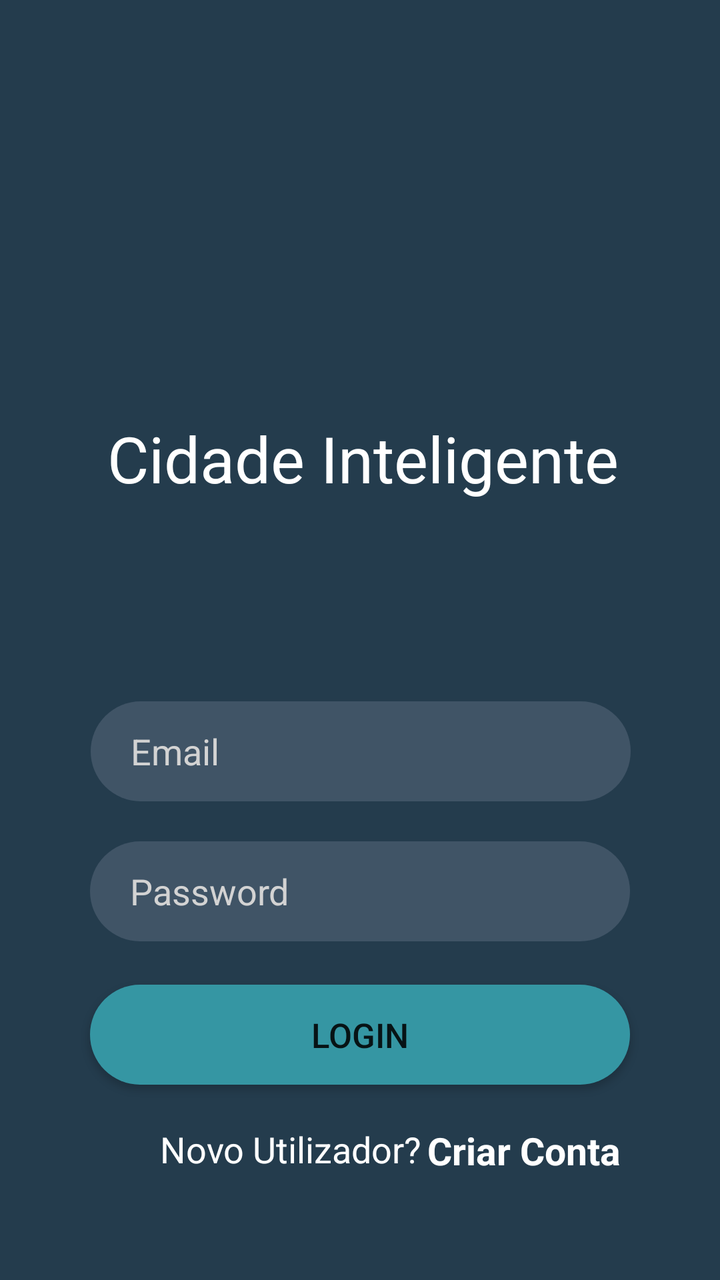
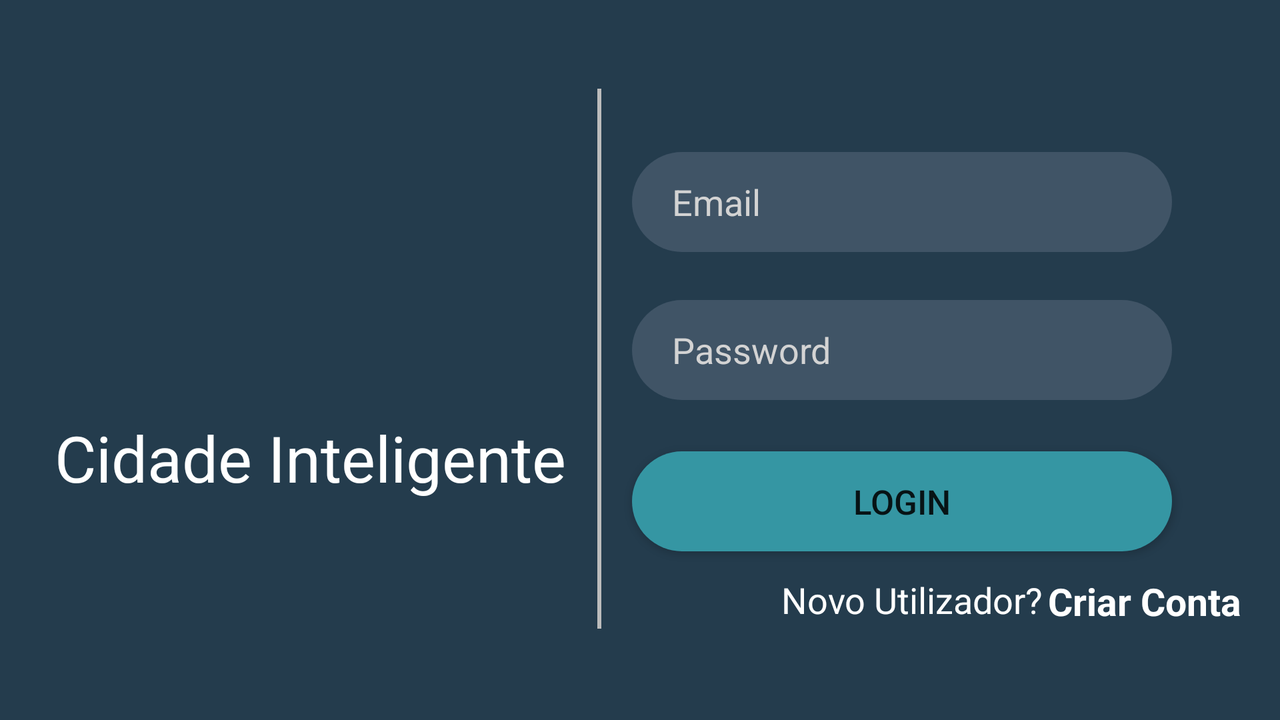

Compare how this app lays out the same screen by default and in its alternative resource folder. The renders come first, then the two layout files and the values they reference.
<!-- AndroidManifest.xml: application theme Theme.ComputacaoMovel2021 -->
<!-- res/layout/activity_login.xml -->
<?xml version="1.0" encoding="utf-8"?>
<androidx.constraintlayout.widget.ConstraintLayout xmlns:android="http://schemas.android.com/apk/res/android"
    xmlns:app="http://schemas.android.com/apk/res-auto"
    xmlns:tools="http://schemas.android.com/tools"
    android:layout_width="match_parent"
    android:layout_height="match_parent"
    android:background="#243C4D"
    tools:context=".LoginActivity">

    <ImageView
        android:id="@+id/imageView"
        android:layout_width="wrap_content"
        android:layout_height="wrap_content"
        android:layout_marginBottom="12dp"
        app:layout_constraintBottom_toTopOf="@+id/textView"
        app:layout_constraintEnd_toEndOf="parent"
        app:layout_constraintHorizontal_bias="0.496"
        app:layout_constraintStart_toStartOf="parent"
        app:srcCompat="@drawable/logo" />

    <TextView
        android:id="@+id/textView"
        android:layout_width="wrap_content"
        android:layout_height="wrap_content"
        android:text="@string/cidade_inteligente"
        android:textColor="#FFFFFF"
        android:textSize="32sp"
        app:layout_constraintBottom_toBottomOf="parent"
        app:layout_constraintHorizontal_bias="0.514"
        app:layout_constraintLeft_toLeftOf="parent"
        app:layout_constraintRight_toRightOf="parent"
        app:layout_constraintTop_toTopOf="parent"
        app:layout_constraintVertical_bias="0.348" />

    <EditText
        android:id="@+id/editTextTextPersonName"
        android:layout_width="270dp"
        android:layout_height="50dp"
        android:layout_marginTop="100dp"
        android:background="@drawable/input_redondo"
        android:ems="10"
        android:hint="Email"
        android:inputType="textPersonName"
        android:paddingLeft="20dp"
        android:textColor="@color/white"
        android:textColorHint="#D3D3D3"
        app:layout_constraintEnd_toEndOf="parent"
        app:layout_constraintHorizontal_bias="0.503"
        app:layout_constraintStart_toStartOf="parent"
        app:layout_constraintTop_toBottomOf="@+id/textView" />

    <EditText
        android:id="@+id/editTextTextPassword2"
        android:layout_width="270dp"
        android:layout_height="50dp"
        android:layout_marginTop="20dp"
        android:background="@drawable/input_redondo"
        android:ems="10"
        android:hint="Password"
        android:inputType="textPassword"
        android:paddingLeft="20dp"
        android:textColor="@color/white"
        android:textColorHint="#D3D3D3"
        app:layout_constraintEnd_toEndOf="parent"
        app:layout_constraintStart_toStartOf="parent"
        app:layout_constraintTop_toBottomOf="@+id/editTextTextPersonName" />

    <Button
        android:id="@+id/button"
        android:layout_width="270dp"
        android:layout_height="50dp"
        android:background="@drawable/botao_redondo_home"
        android:radius="100dp"
        android:text="Login"
        android:textAlignment="center"
        android:textSize="17sp"
        app:layout_constraintBottom_toBottomOf="parent"
        app:layout_constraintEnd_toEndOf="parent"
        app:layout_constraintStart_toStartOf="parent"
        app:layout_constraintTop_toBottomOf="@+id/editTextTextPassword2"
        app:layout_constraintVertical_bias="0.181" />

    <TextView
        android:id="@+id/textView2"
        android:layout_width="wrap_content"
        android:layout_height="wrap_content"
        android:layout_marginStart="80dp"
        android:layout_marginTop="20dp"
        android:text="Novo Utilizador?"
        android:textColor="@color/white"
        android:textSize="18sp"
        app:layout_constraintStart_toStartOf="parent"
        app:layout_constraintTop_toBottomOf="@+id/button" />

    <TextView
        android:id="@+id/textView3"
        android:layout_width="wrap_content"
        android:layout_height="wrap_content"
        android:layout_marginTop="20dp"
        android:onClick="butaoRegisterPagina"
        android:text="Criar Conta"
        android:textColor="@color/white"
        android:textSize="19sp"
        android:textStyle="bold"
        app:layout_constraintEnd_toEndOf="parent"
        app:layout_constraintHorizontal_bias="0.05"
        app:layout_constraintStart_toEndOf="@+id/textView2"
        app:layout_constraintTop_toBottomOf="@+id/button" />

</androidx.constraintlayout.widget.ConstraintLayout>
<!-- resources referenced by this layout -->
<resources>
  <!-- drawable botao_redondo_home (drawable) -->
  <?xml version="1.0" encoding="utf-8"?>
  <shape xmlns:android="http://schemas.android.com/apk/res/android"
      android:shape="rectangle">
  
      <solid android:color="#3596A3"/>
      <corners android:radius="110dp"/>
  
  </shape>
  <!-- drawable input_redondo (drawable) -->
  <?xml version="1.0" encoding="utf-8"?>
  <shape xmlns:android="http://schemas.android.com/apk/res/android"
      android:shape="rectangle">
  
      <solid android:color="#405466"/>
      <corners android:radius="90dp"/>
  
  </shape>
  <string name="cidade_inteligente">Cidade Inteligente</string>
  <style name="Theme.ComputacaoMovel2021" parent="Theme.AppCompat.DayNight.NoActionBar">
          
          <item name="colorPrimary">@color/purple_500</item>
          <item name="colorPrimaryVariant">@color/black</item>
          <item name="colorOnPrimary">@color/black</item>
          
          <item name="colorSecondary">@color/teal_200</item>
          <item name="colorSecondaryVariant">@color/teal_700</item>
          <item name="colorOnSecondary">@color/black</item>
          
          <item name="android:statusBarColor" tools:targetApi="l">?attr/colorPrimaryVariant</item>
          
      </style>
</resources>
<!-- res/layout-land/activity_login.xml (the author's variant of the layout above) -->
<!-- drawn on the phone turned sideways -->
<?xml version="1.0" encoding="utf-8"?>
<androidx.constraintlayout.widget.ConstraintLayout xmlns:android="http://schemas.android.com/apk/res/android"
    xmlns:app="http://schemas.android.com/apk/res-auto"
    xmlns:tools="http://schemas.android.com/tools"
    android:layout_width="match_parent"
    android:layout_height="match_parent"
    android:background="#243C4D"
    tools:context=".LoginActivity">

    <ImageView
        android:id="@+id/imageView"
        android:layout_width="180dp"
        android:layout_height="120dp"
        android:layout_marginBottom="12dp"
        app:layout_constraintBottom_toTopOf="@+id/textView"
        app:layout_constraintEnd_toEndOf="parent"
        app:layout_constraintHorizontal_bias="0.141"
        app:layout_constraintStart_toStartOf="parent"
        app:srcCompat="@drawable/logo" />

    <TextView
        android:id="@+id/textView"
        android:layout_width="wrap_content"
        android:layout_height="wrap_content"
        android:text="@string/cidade_inteligente"
        android:textColor="#FFFFFF"
        android:textSize="32sp"
        app:layout_constraintBottom_toBottomOf="parent"
        app:layout_constraintHorizontal_bias="0.071"
        app:layout_constraintLeft_toLeftOf="parent"
        app:layout_constraintRight_toRightOf="parent"
        app:layout_constraintTop_toTopOf="parent"
        app:layout_constraintVertical_bias="0.654" />

    <View
        android:id="@+id/view"
        android:layout_width="2dp"
        android:layout_height="270dp"
        android:background="#BCBCBC"
        app:layout_constraintBottom_toBottomOf="parent"
        app:layout_constraintEnd_toStartOf="@+id/editTextTextPassword2"
        app:layout_constraintStart_toEndOf="@+id/textView"
        app:layout_constraintTop_toTopOf="parent"
        app:layout_constraintVertical_bias="0.491" />

    <EditText
        android:id="@+id/editTextTextPersonName"
        android:layout_width="270dp"
        android:layout_height="50dp"
        android:layout_marginTop="76dp"
        android:background="@drawable/input_redondo"
        android:ems="10"
        android:hint="Email"
        android:inputType="textPersonName"
        android:paddingLeft="20dp"
        android:textColor="@color/white"
        android:textColorHint="#D3D3D3"
        app:layout_constraintEnd_toEndOf="parent"
        app:layout_constraintHorizontal_bias="0.854"
        app:layout_constraintStart_toStartOf="parent"
        app:layout_constraintTop_toTopOf="parent" />

    <EditText
        android:id="@+id/editTextTextPassword2"
        android:layout_width="270dp"
        android:layout_height="50dp"
        android:layout_marginTop="24dp"
        android:background="@drawable/input_redondo"
        android:ems="10"
        android:hint="Password"
        android:inputType="textPassword"
        android:paddingLeft="20dp"
        android:textColor="@color/white"
        android:textColorHint="#D3D3D3"
        app:layout_constraintEnd_toEndOf="parent"
        app:layout_constraintHorizontal_bias="0.854"
        app:layout_constraintStart_toStartOf="parent"
        app:layout_constraintTop_toBottomOf="@+id/editTextTextPersonName" />

    <Button
        android:id="@+id/button"
        android:layout_width="270dp"
        android:layout_height="50dp"
        android:layout_marginTop="10dp"
        android:background="@drawable/botao_redondo_home"
        android:radius="100dp"
        android:text="Login"
        android:textAlignment="center"
        android:textSize="17sp"
        app:layout_constraintBottom_toBottomOf="parent"
        app:layout_constraintEnd_toEndOf="parent"
        app:layout_constraintHorizontal_bias="0.854"
        app:layout_constraintStart_toStartOf="parent"
        app:layout_constraintTop_toBottomOf="@+id/editTextTextPassword2"
        app:layout_constraintVertical_bias="0.158" />

    <TextView
        android:id="@+id/textView2"
        android:layout_width="wrap_content"
        android:layout_height="wrap_content"
        android:layout_marginStart="90dp"
        android:layout_marginTop="12dp"
        android:text="Novo Utilizador?"
        android:textColor="@color/white"
        android:textSize="18sp"
        app:layout_constraintStart_toEndOf="@+id/view"
        app:layout_constraintTop_toBottomOf="@+id/button" />

    <TextView
        android:id="@+id/textView3"
        android:layout_width="wrap_content"
        android:layout_height="wrap_content"
        android:layout_marginTop="12dp"
        android:onClick="butaoRegisterPagina"
        android:text="Criar Conta"
        android:textColor="@color/white"
        android:textSize="19sp"
        android:textStyle="bold"
        app:layout_constraintEnd_toEndOf="parent"
        app:layout_constraintHorizontal_bias="0.112"
        app:layout_constraintStart_toEndOf="@+id/textView2"
        app:layout_constraintTop_toBottomOf="@+id/button" />

</androidx.constraintlayout.widget.ConstraintLayout>
